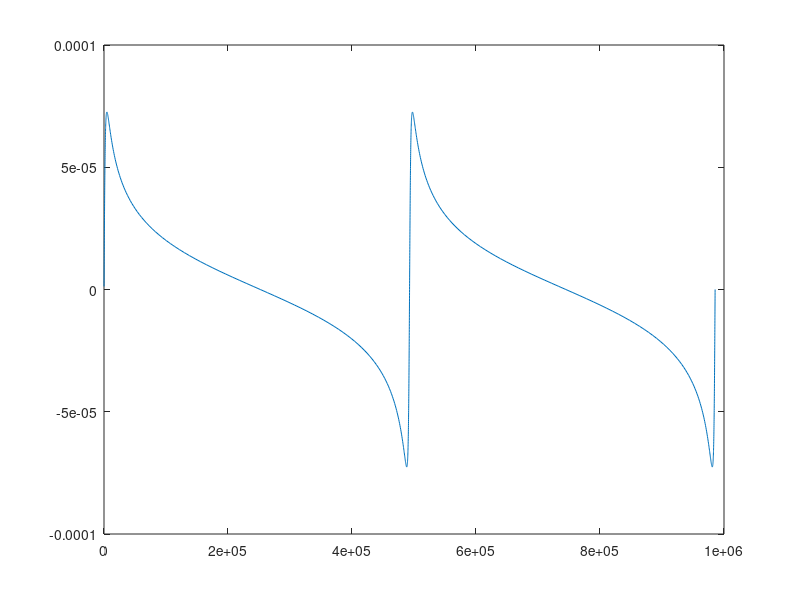

Here is the MATLAB script that generated this plot:
%theta = [0:1:720];
e = 0.9;
a = 0.05;
G = 6.67 * 10^-11;
i = 60;
sum = 0;
omega = -90;
m_p = 0.000002988;
M = 1;
P = sqrt(4 * pi^2 * a^3 / (G * M))
for theta = 1:1:720
    dist = a*(1-e^2)/(1 + e * cosd(theta));
    a_v = sqrt(G * M * a * (1 - e^2))/dist^2;
    d_t = 1 / a_v;
    sum = sum + d_t;
    sum_t(theta) = sum;
    v_r = (2 * pi * a * sind(i) * (e * cosd(omega) + cosd(omega + theta))) / (P * sqrt(1 - e^2));
    radial_vel(theta) = v_r;
end 
plot(sum_t,radial_vel)
